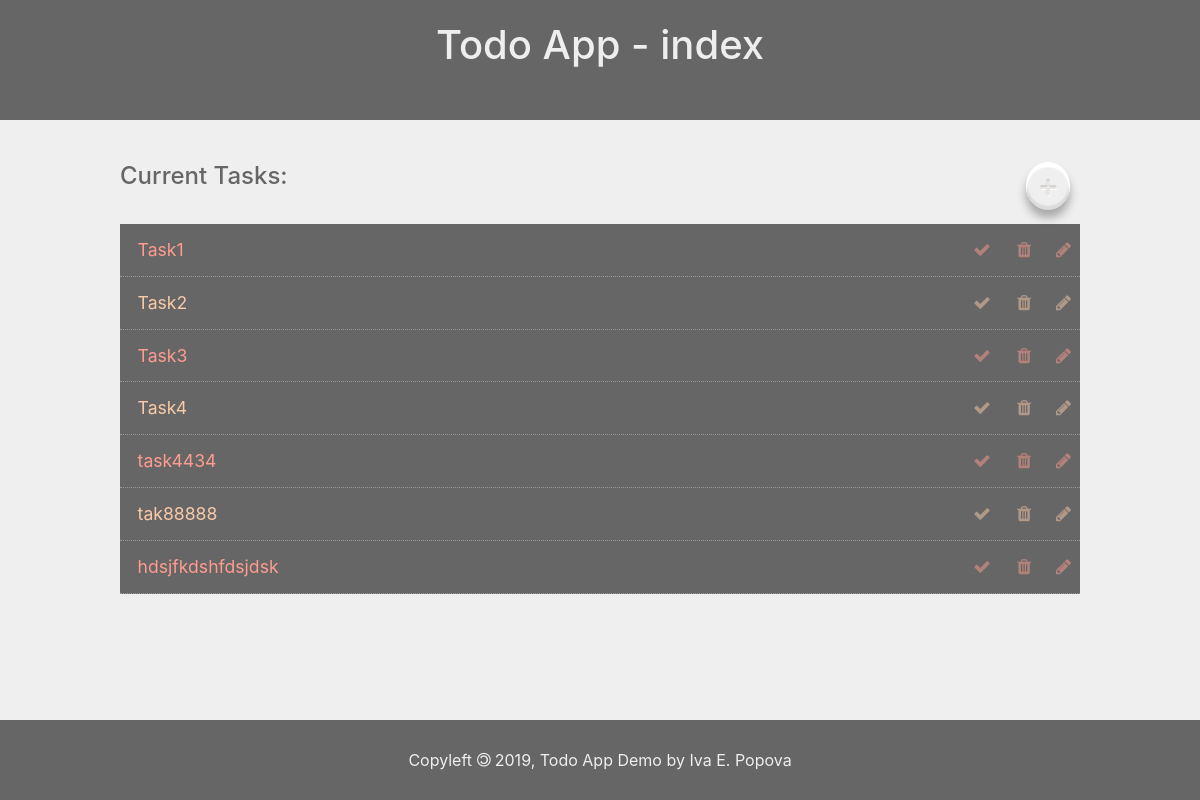
/todos/, run on an earlier commit of the app's database.
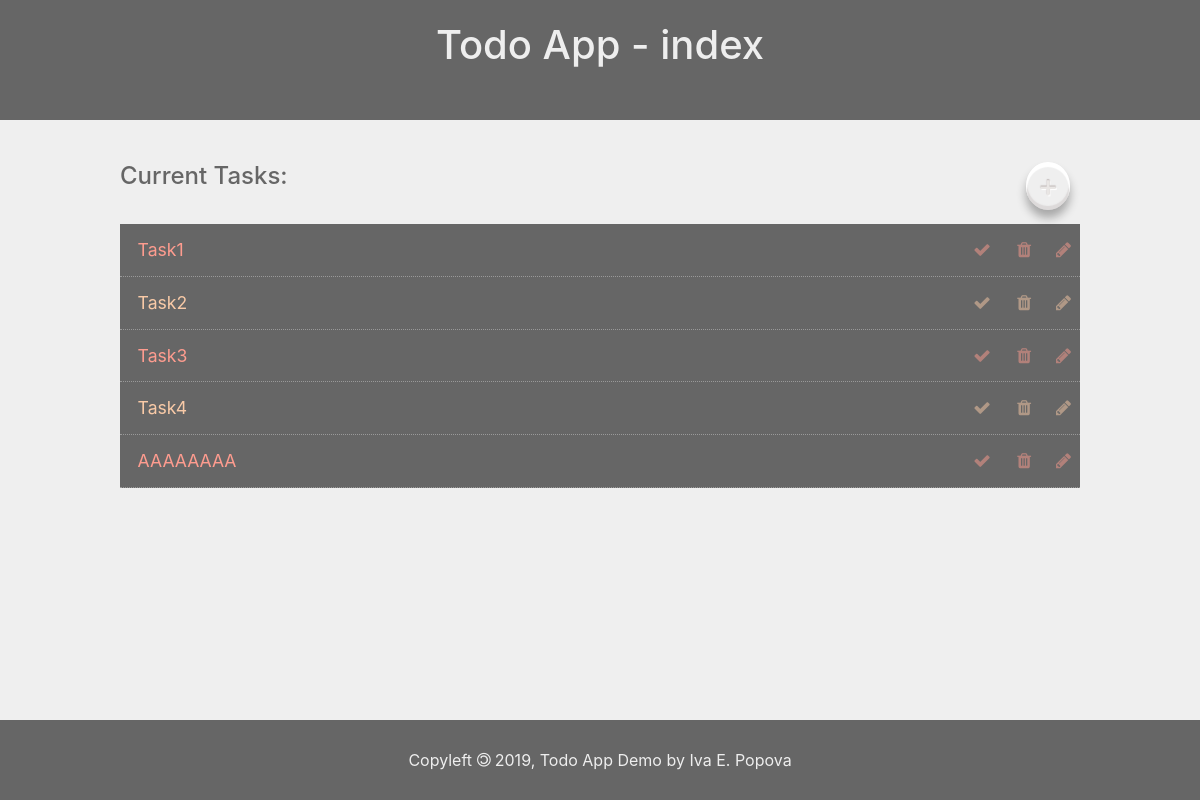
And on a later commit of the database.
### todo_app/models.py (models this page shows, shortened)
class Task(models.Model):
  id = models.AutoField(primary_key=True)
  title = models.CharField('Title', max_length=100, help_text="Task Title")
  description = models.TextField('Description', null=True, help_text="Task Description")
  image = models.ImageField('Image',
    null=False,
    blank=True,
    help_text='Task image',
    upload_to='images/')
  due = models.DateTimeField('due', default=days_from_now_1, help_text="Task Due (default - 1 day from now)")
  created = models.DateTimeField(auto_now_add=True)
  completed = models.BooleanField(default=False)

### todo_app/views.py (the view)
# urls.py: path('', views.index, name="todo_index"),
def index(request):
    tasks = Task.objects.order_by('id')
    template_file = 'todo_app/index.html'
    context = {
        'form': CreateUpdateTaskForm,
        'tasks': tasks,
        'app_name': 'Todo App',
        'page_name': 'index'
    }
    return render(request, template_file, context)

### todo_app/templates/todo_app/index.html
{% extends "todo_app/base.html" %}
{% load static %}
{% load custom_filters %}
{% block content_head %}
  <link rel="stylesheet" type="text/css" href="{% static 'todo_app/index.css' %}">
{% endblock content_head %}
{% block content %}
  <main>
    <section class="list_todos">
      <div class="header clear">
        <h1>Current Tasks:</h1>
        <div class="buttonHolder">
          <a href="{% url 'todo_add' %}" class="button">+</a>
        </div>
      </div>
      <ul>
        {% for task in tasks %}
          <li class="clear">
            <span>
              {% if task.completed %}
                <del>{{task.title}}</del>
              {% else %}
                {{task.title}}
              {% endif %}
            </span>
            <span>
              <a href="{% url 'todo_complete' task.id%}"><i class="fa fa-check"></i></a>
              <a href="{% url 'todo_delete' task.id%}"><i class="fa fa-trash"></i></a>
              <a href="{% url 'todo_update' task.id %}"><i class="fa fa-pencil"></i></a>
            </span>
          </li>
        {% empty %}
          <li>No tasks!</li>
        {% endfor %}
      </ul>
    </section>
  </main>
{% endblock content %}

What changed in the data, as far as the page shows it:
removed Task: title "task4434"
removed Task: title "tak88888"
removed Task: title "hdsjfkdshfdsjdsk"
added Task: title "AAAAAAAA"
